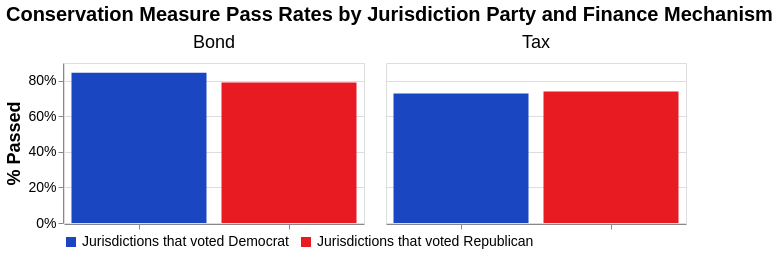

Notebook cell for this chart:
### Markdown cell above
## Outcome by finance measure

### Code cell
df = (
    votes
    .mutate(
        other_comment_lc = _.other_comment.fill_null("").lower(),
        fm_lc = _.finance_mechanism.fill_null("").lower(),
    )
    .mutate(
        mechanism_group = ibis.ifelse(
            _.fm_lc.contains("bond"),
            "Bond",
            ibis.ifelse(
                # converting other to tax based on the other_comment column  
                (_.fm_lc.contains("tax")) | ((_.finance_mechanism == "Other") & (_.other_comment_lc.contains("tax"))),
                "Tax",
                "Other",
            ),
        ),
    )
    .filter(_.mechanism_group!="Other")
    .filter(_.party.isin(["Democrat", "Republican"]))
    .group_by("mechanism_group", "party")
    .agg(pass_fraction=(_.status.isin(["Pass", "Pass*"])).cast("int").mean())
    .execute()
)


chart = bar_chart(
    df,
    y="pass_fraction",
    group="party",
    title="Conservation Measure Pass Rates by Jurisdiction Party and Finance Mechanism",
    y_title="% Passed",
    stat='percent'
)


chart.save('party_mechanism.png', ppi=200)
chart

### Figure 1 — Vega-Lite specification as saved in the notebook (floating-point values rounded to 4 significant figures)
{"config": {"view": {"continuousWidth": 300, "continuousHeight": 300}}, "data": {"name": "data-83a0a63233a58113266551d8cd507a62"}, "mark": {"type": "bar"}, "encoding": {"color": {"field": "party_label", "legend": {"direction": "horizontal", "labelFontSize": 14, "labelLimit": 500, "offset": 5, "orient": "bottom", "title": null}, "scale": {"domain": ["Jurisdictions that voted Democrat", "Jurisdictions that voted Republican"], "range": ["#1b46c2", "#E81B23"]}, "type": "nominal"}, "column": {"field": "mechanism_group", "header": {"labelFontSize": 18, "title": null}, "title": "Finance Mechanism", "type": "nominal"}, "x": {"axis": {"labels": false, "title": null}, "field": "party_label", "title": null, "type": "nominal"}, "y": {"axis": {"format": "%", "labelFontSize": 14, "titleFontSize": 18}, "field": "pass_fraction", "title": "% Passed", "type": "quantitative"}}, "height": 160, "title": {"text": "Conservation Measure Pass Rates by Jurisdiction Party and Finance Mechanism", "dy": -5, "fontSize": 20}, "transform": [{"calculate": "datum['party'] === 'Republican' ? 'Jurisdictions that voted Republican' : datum['party'] === 'Democrat' ? 'Jurisdictions that voted Democrat' : datum['party']", "as": "party_label"}], "width": 300, "$schema": "https://vega.github.io/schema/vega-lite/v5.17.0.json", "datasets": {"data-83a0a63233a58113266551d8cd507a62": [{"mechanism_group": "Bond", "party": "Democrat", "pass_fraction": 0.8455}, {"mechanism_group": "Tax", "party": "Democrat", "pass_fraction": 0.7287}, {"mechanism_group": "Bond", "party": "Republican", "pass_fraction": 0.7908}, {"mechanism_group": "Tax", "party": "Republican", "pass_fraction": 0.7393}]}}
